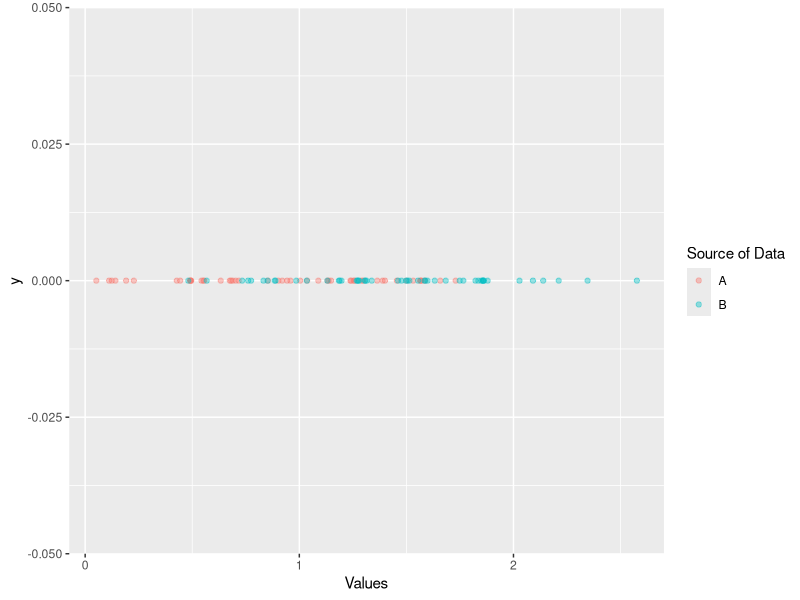
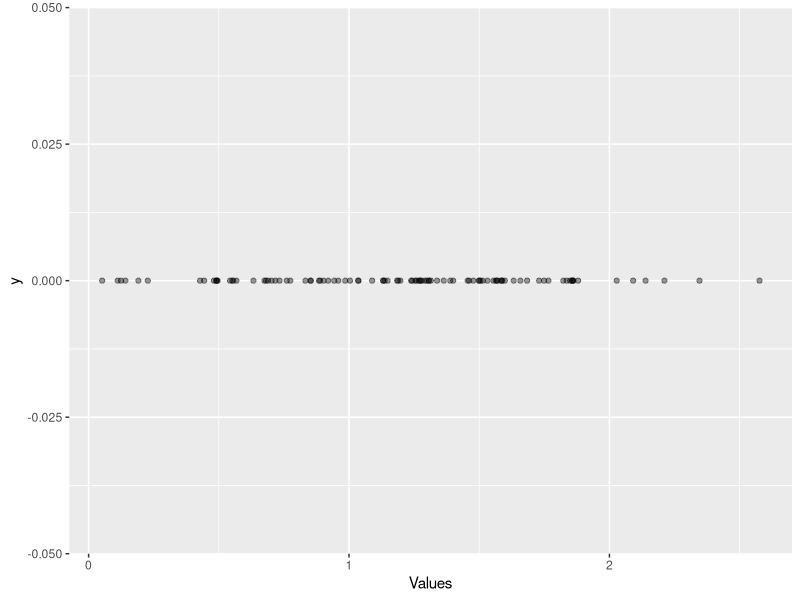
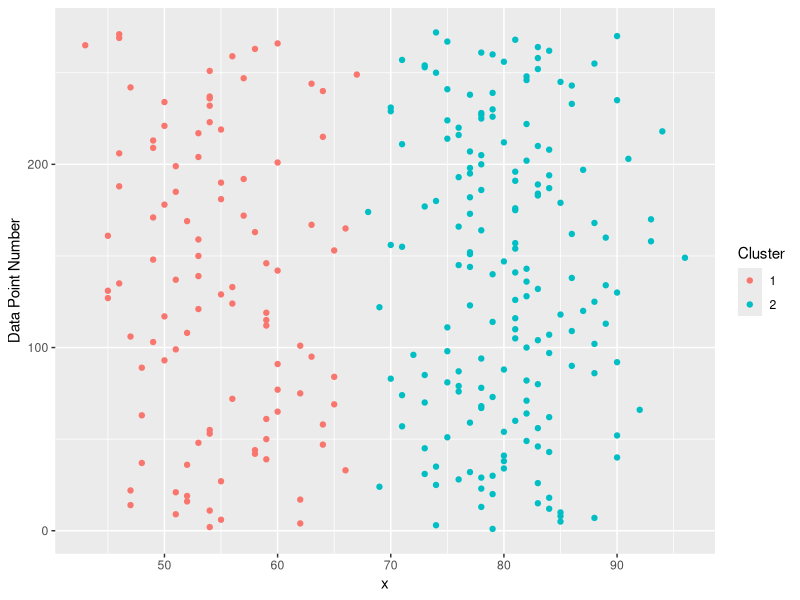
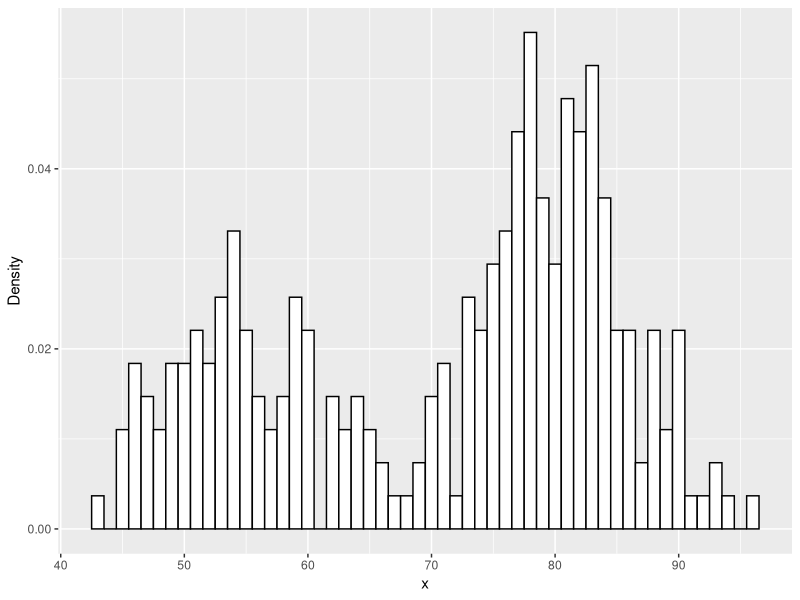

Write the R code that produced these figures, in order.
## ---- chunk 1
library("knitr")
knitr::opts_chunk$set(fig.path="{{ site.url }}/assets/gmm-implement/")
## ---- chunk 2
library("ggplot2")
library("dplyr")
library("reshape2")

options(scipen = 999)

comp1.vals <- data_frame(comp = "A", 
                         vals = rnorm(50, mean = 1, sd = 0.5))
comp2.vals <- data_frame(comp = "B", 
                         vals = rnorm(50, mean = 1.5, sd = 0.5))

vals.df <- bind_rows(comp1.vals, comp2.vals)

vals.df %>%
  ggplot(aes(x = vals, y = 0, color = factor(comp))) +
  geom_point(alpha = 0.4) +
  scale_color_discrete(name = "Source of Data") +
	xlab("Values")
## ---- chunk 3
vals.df %>%
  group_by(comp) %>%
  summarize(mean_vals = mean(vals),
            sd_vals = sd(vals))
## ---- chunk 4
vals.df %>%
  ggplot(aes(x = vals, y = 0)) +
  geom_point(alpha = 0.4) +
	xlab("Values")
## ---- chunk 5
wait <- faithful$waiting

wait.kmeans <- kmeans(wait, 2)
wait.kmeans.cluster <- wait.kmeans$cluster

wait.df <- data_frame(x = wait, cluster = wait.kmeans.cluster)

wait.df %>%
  mutate(num = row_number()) %>%
  ggplot(aes(y = num, x = x, color = factor(cluster))) +
  geom_point() +
  ylab("Data Point Number") +
  scale_color_discrete(name = "Cluster")
## ---- chunk 6
wait.summary.df <- wait.df %>%
	group_by(cluster) %>%
	summarize(mu = mean(x), std = sd(x), size = n())

wait.summary.df %>%
	select(cluster, mu, std)
## ---- chunk 7
wait.summary.df <- wait.summary.df %>%
	mutate(alpha = size / sum(size))

wait.summary.df %>%
	select(cluster, size, alpha)
## ---- chunk 8
comp1.prod <- 
  dnorm(66, wait.summary.df$mu[1], wait.summary.df$std[1]) *
  wait.summary.df$alpha[1]
## ---- chunk 9
comp2.prod <- 
  dnorm(66, wait.summary.df$mu[2], wait.summary.df$std[2]) *
  wait.summary.df$alpha[2]

normalizer <- comp1.prod + comp2.prod
## ---- chunk 10
comp1.prod / normalizer
## ---- chunk 11
comp1.prod <- dnorm(x = wait, mean = wait.summary.df$mu[1], 
                    sd = wait.summary.df$std[1]) * wait.summary.df$alpha[1]

comp2.prod <- dnorm(x = wait, mean = wait.summary.df$mu[2], 
                    sd = wait.summary.df$std[2]) * wait.summary.df$alpha[2]

normalizer <- comp1.prod + comp2.prod

comp1.post <- comp1.prod / normalizer
comp2.post <- comp2.prod / normalizer
## ---- chunk 12
comp1.n <- sum(comp1.prod)
comp2.n <- sum(comp2.prod)

comp1.mu <- 1/comp1.n * sum(comp1.post * wait)
comp2.mu <- 1/comp2.n * sum(comp2.post * wait)

comp1.var <- sum(comp1.post * (wait - comp1.mu)^2) * 1/comp1.n
comp2.var <- sum(comp2.post * (wait - comp2.mu)^2) * 1/comp2.n

comp1.alpha <- comp1.n / length(wait)
comp2.alpha <- comp2.n / length(wait)

comp.params.df <- data.frame(comp = c("comp1", "comp2"),
                             comp.mu = c(comp1.mu, comp2.mu),
                             comp.var = c(comp1.var, comp2.var),
                             comp.alpha = c(comp1.alpha, comp2.alpha),
                             comp.cal = c("self", "self"))
## ---- chunk 13
# Already calculate component responsibilities for each data point from above
sum.of.comps <- comp1.prod + comp2.prod
sum.of.comps.ln <- log(sum.of.comps, base = exp(1))
sum(sum.of.comps.ln)
## ---- chunk 14
#' Expectation Step of the EM Algorithm
#'
#' Calculate the posterior probabilities (soft labels) that each component
#' has to each data point.
#'
#' @param sd.vector Vector containing the standard deviations of each component
#' @param sd.vector Vector containing the mean of each component
#' @param alpha.vector Vector containing the mixing weights  of each component
#' @return Named list containing the loglik and posterior.df
e_step <- function(x, mu.vector, sd.vector, alpha.vector) {
  comp1.prod <- dnorm(x, mu.vector[1], sd.vector[1]) * alpha.vector[1]
  comp2.prod <- dnorm(x, mu.vector[2], sd.vector[2]) * alpha.vector[2]
  sum.of.comps <- comp1.prod + comp2.prod
  comp1.post <- comp1.prod / sum.of.comps
  comp2.post <- comp2.prod / sum.of.comps

  sum.of.comps.ln <- log(sum.of.comps, base = exp(1))
  sum.of.comps.ln.sum <- sum(sum.of.comps.ln)

  list("loglik" = sum.of.comps.ln.sum,
       "posterior.df" = cbind(comp1.post, comp2.post))
}

#' Maximization Step of the EM Algorithm
#'
#' Update the Component Parameters
#'
#' @param x Input data.
#' @param posterior.df Posterior probability data.frame.
#' @return Named list containing the mean (mu), variance (var), and mixing
#'   weights (alpha) for each component.
m_step <- function(x, posterior.df) {
  comp1.n <- sum(posterior.df[, 1])
  comp2.n <- sum(posterior.df[, 2])

  comp1.mu <- 1/comp1.n * sum(posterior.df[, 1] * x)
  comp2.mu <- 1/comp2.n * sum(posterior.df[, 2] * x)

  comp1.var <- sum(posterior.df[, 1] * (x - comp1.mu)^2) * 1/comp1.n
  comp2.var <- sum(posterior.df[, 2] * (x - comp2.mu)^2) * 1/comp2.n

  comp1.alpha <- comp1.n / length(x)
  comp2.alpha <- comp2.n / length(x)

  list("mu" = c(comp1.mu, comp2.mu),
       "var" = c(comp1.var, comp2.var),
       "alpha" = c(comp1.alpha, comp2.alpha))
}
## ---- chunk 15
for (i in 1:50) {
  if (i == 1) {
    # Initialization
    e.step <- e_step(wait, wait.summary.df[["mu"]], wait.summary.df[["std"]],
                     wait.summary.df[["alpha"]])
    m.step <- m_step(wait, e.step[["posterior.df"]])
    cur.loglik <- e.step[["loglik"]]
    loglik.vector <- e.step[["loglik"]]
  } else {
    # Repeat E and M steps till convergence
    e.step <- e_step(wait, m.step[["mu"]], sqrt(m.step[["var"]]), 
										 m.step[["alpha"]])
    m.step <- m_step(wait, e.step[["posterior.df"]])
    loglik.vector <- c(loglik.vector, e.step[["loglik"]])

    loglik.diff <- abs((cur.loglik - e.step[["loglik"]]))
    if(loglik.diff < 1e-6) {
      break
    } else {
      cur.loglik <- e.step[["loglik"]]
    }
  }
}
loglik.vector
## ---- chunk 16
m.step
## ---- chunk 17
#' Plot a Mixture Component
#' 
#' @param x Input Data
#' @param mu Mean of Component
#' @param sigma Standard of Component
#' @param lam Mixture Weight of Component
plot_mix_comps <- function(x, mu, sigma, lam) {
  lam * dnorm(x, mu, sigma)
}

data.frame(x = wait) %>%
  ggplot() +
  geom_histogram(aes(x, ..density..), binwidth = 1, colour = "black", 
                 fill = "white") +
  stat_function(geom = "line", fun = plot_mix_comps,
                arg = list(m.step$mu[1], sqrt(m.step$var[1]), 
													 lam = m.step$alpha[1]),
                colour = "red", lwd = 1.5) +
  stat_function(geom = "line", fun = plot_mix_comps,
                arg = list(m.step$mu[2], sqrt(m.step$var[2]), 
													 lam = m.step$alpha[2]),
                colour = "blue", lwd = 1.5) +
  ylab("Density")
